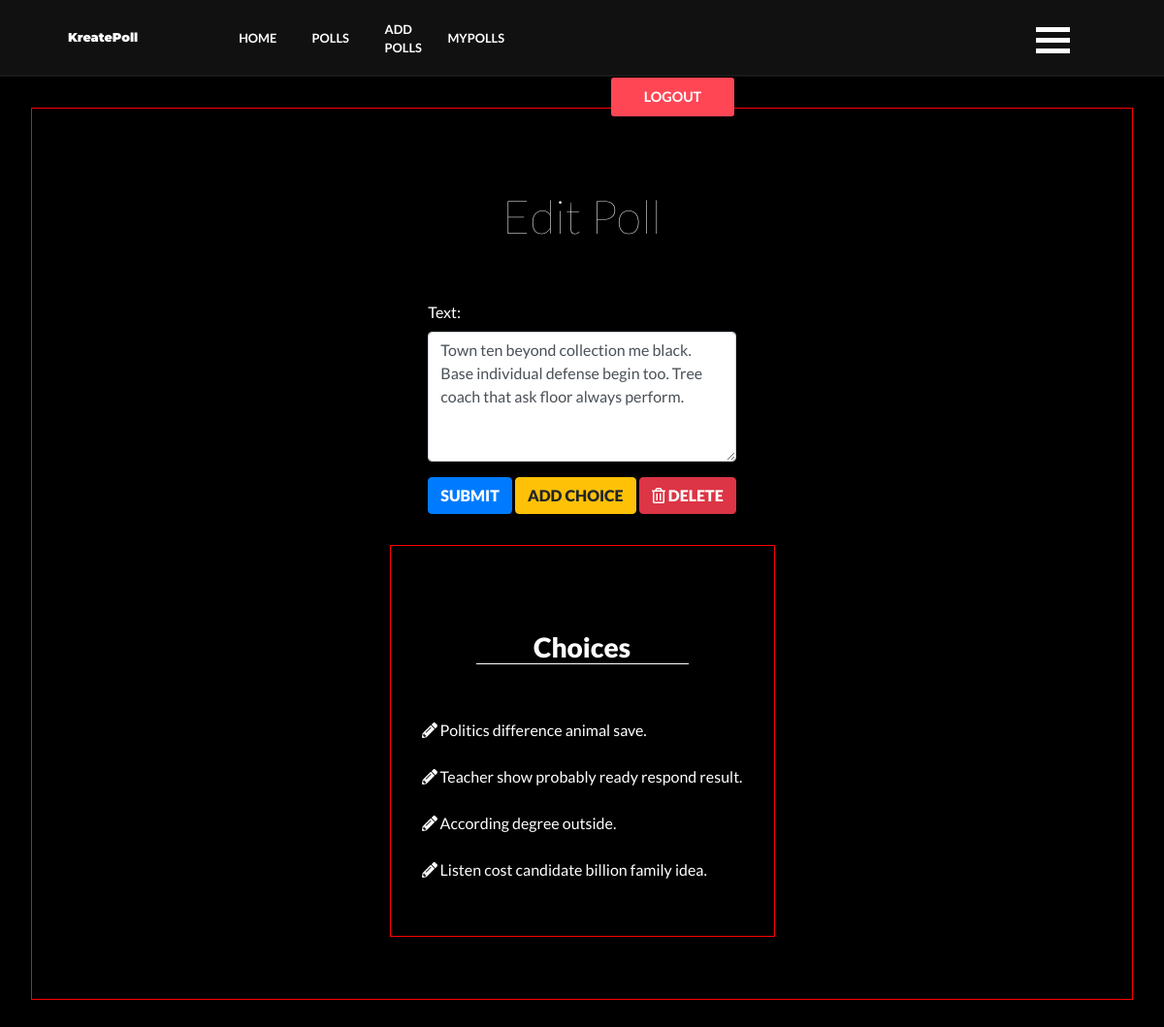
Page /polls/edit/16/ (signed in) on the committed database.
### polls/models.py (models this page shows, shortened)
class Poll(models.Model):
    owner = models.ForeignKey(User, on_delete=models.CASCADE, default=1)
    text = models.CharField(max_length=255)
    pub_date = models.DateField()

class Choice(models.Model):
    poll = models.ForeignKey(Poll, on_delete=models.CASCADE)
    choice_text = models.CharField(max_length=255)

### polls/views.py (the view)
# urls.py: path('edit/<int:poll_id>/', views.edit_poll, name='edit_poll'),
@login_required
def edit_poll(request, poll_id):
    poll = get_object_or_404(Poll, id=poll_id)
    if request.user != poll.owner:
        return redirect('/')
    if request.method == "POST":
        form = EditPollForm(request.POST, instance=poll)
        if form.is_valid():
            form.save()
            return redirect('polls:userpolls_list')
    else:
        form = EditPollForm(instance=poll)
    return render(request, 'polls/edit_poll.html', {'form': form, 'poll':poll})

### polls/forms.py
class EditPollForm(forms.ModelForm):
    class Meta:
        model = Poll
        fields = ['text']
        widgets = {
            'text': forms.Textarea(attrs={"class":"form-control", "rows": 5, "cols": 20})
        }

### polls/templates/polls/edit_poll.html (shortened to what this page needs)
{% extends 'base.html' %}
{% load static %}
{% block custom_css %}
<link rel="stylesheet" href="https://maxcdn.bootstrapcdn.com/bootstrap/4.0.0/css/bootstrap.min.css"
>
<link rel="stylesheet" href="{% static 'css/editpoll.css' %}">
<link rel="stylesheet" href="{% static 'css/include/nav.css' %}">
{% endblock %}
{% block content %}
{% include '../includes/navbar.html' %}
<section class="section--Main" style="border:0.05em solid red;margin:2em;padding:2em">
    <h1>Edit Poll</h1>
    <form action="" method="post">
      {% for field in form %}
      <div class="form-group">
        {{ field.label_tag }}
        {{ field }}
      </div>
      {% endfor %}
      <input type="submit" value="SUBMIT" class="btn btn-primary" style=" font-weight: 900;">
      <a href="{% url 'polls:add_choice' poll.id %}" class='btn btn-warning' style=" font-weight: 900;">ADD CHOICE</a>
      <a href="{% url 'polls:poll_confirm_delete' poll.id %}"
          class='btn btn-danger' style=" font-weight: 900;">
          <i class="far fa-trash-alt"></i> DELETE
      </a>
  </form>
  <div class="box2" style="border : 0.05em solid red; padding:2em; margin:2em;">
  <h3 class='text-center' style="border-bottom:0.05em solid white; margin:2em;font-weight: 900;">Choices</h3>
  {% for choice in poll.choice_set.all %}
    <p style="margin: 1.5em auto;"><a href="{% url 'polls:edit_choice' choice.id %}"><i class="fas fa-pencil-alt"></i></a> {{choice.choice_text}}</p>
  {% endfor %}
  </div>
</section>
{% endblock %}

### polls/static/css/editpoll.css (style rules this page uses)
* { margin: 0; padding: 0; box-sizing: border-box; font-family: "Lato", sans-serif; color: white; }
.section--Main h1 { font-weight: 200; padding-bottom: 50px; padding-top: 50px; color: white; font-size: 3rem; }
.section--Main { display: flex; flex-direction: column; align-items: center; height: fit-content; }
body { background-color: rgb(0, 0, 0); }

### static/css/include/nav.css (style rules this page uses)
* { margin: 0; padding: 0; box-sizing: border-box; font-family: "Lato", sans-serif; }
body { background-color: rgb(0, 0, 0); }

### rows in the picture
Poll: form "Town ten beyond collection me black. Base individual defense begin too. Tree coach that ask floor always perform."
Choice: choice_text "Politics difference animal save."
Choice: choice_text "Teacher show probably ready respond result."
Choice: choice_text "According degree outside."
Choice: choice_text "Listen cost candidate billion family idea."

### other values in the picture
{{ field.label_tag }} "Text:"
